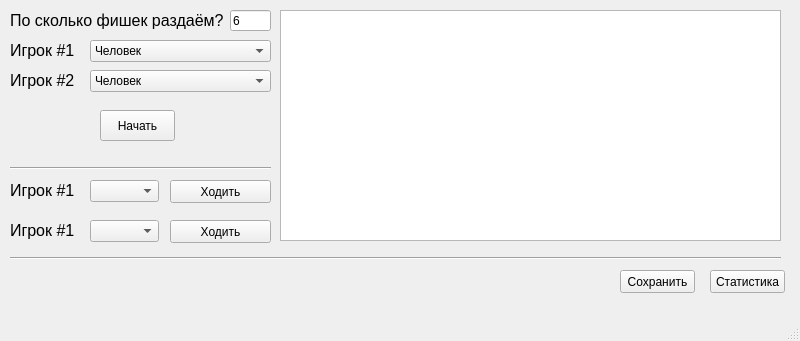
<?xml version="1.0" encoding="UTF-8"?>
<ui version="4.0">
 <class>MainWindow</class>
 <widget class="QMainWindow" name="MainWindow">
  <property name="geometry">
   <rect>
    <x>0</x>
    <y>0</y>
    <width>800</width>
    <height>341</height>
   </rect>
  </property>
  <property name="windowTitle">
   <string>MainWindow</string>
  </property>
  <widget class="QWidget" name="centralwidget">
   <widget class="QLineEdit" name="ui_check_count">
    <property name="geometry">
     <rect>
      <x>230</x>
      <y>10</y>
      <width>41</width>
      <height>21</height>
     </rect>
    </property>
    <property name="text">
     <string>6</string>
    </property>
   </widget>
   <widget class="QLabel" name="label">
    <property name="geometry">
     <rect>
      <x>10</x>
      <y>10</y>
      <width>221</width>
      <height>21</height>
     </rect>
    </property>
    <property name="font">
     <font>
      <pointsize>12</pointsize>
     </font>
    </property>
    <property name="text">
     <string>По сколько фишек раздаём?</string>
    </property>
   </widget>
   <widget class="QPushButton" name="ui_start">
    <property name="geometry">
     <rect>
      <x>100</x>
      <y>110</y>
      <width>75</width>
      <height>31</height>
     </rect>
    </property>
    <property name="text">
     <string>Начать</string>
    </property>
   </widget>
   <widget class="QPushButton" name="ui_showstat">
    <property name="geometry">
     <rect>
      <x>710</x>
      <y>270</y>
      <width>75</width>
      <height>23</height>
     </rect>
    </property>
    <property name="text">
     <string>Статистика</string>
    </property>
   </widget>
   <widget class="QPushButton" name="ui_savestat">
    <property name="geometry">
     <rect>
      <x>620</x>
      <y>270</y>
      <width>75</width>
      <height>23</height>
     </rect>
    </property>
    <property name="text">
     <string>Сохранить</string>
    </property>
   </widget>
   <widget class="QLabel" name="label_2">
    <property name="geometry">
     <rect>
      <x>10</x>
      <y>40</y>
      <width>81</width>
      <height>21</height>
     </rect>
    </property>
    <property name="font">
     <font>
      <pointsize>12</pointsize>
     </font>
    </property>
    <property name="text">
     <string>Игрок #1</string>
    </property>
   </widget>
   <widget class="QLabel" name="label_3">
    <property name="geometry">
     <rect>
      <x>10</x>
      <y>70</y>
      <width>81</width>
      <height>21</height>
     </rect>
    </property>
    <property name="font">
     <font>
      <pointsize>12</pointsize>
     </font>
    </property>
    <property name="text">
     <string>Игрок #2</string>
    </property>
   </widget>
   <widget class="QComboBox" name="ui_player1_type">
    <property name="geometry">
     <rect>
      <x>90</x>
      <y>40</y>
      <width>181</width>
      <height>22</height>
     </rect>
    </property>
    <item>
     <property name="text">
      <string>Человек</string>
     </property>
    </item>
    <item>
     <property name="text">
      <string>Компьютер (тактика)</string>
     </property>
    </item>
    <item>
     <property name="text">
      <string>Компьютер (рандом)</string>
     </property>
    </item>
   </widget>
   <widget class="QComboBox" name="ui_player2_type">
    <property name="geometry">
     <rect>
      <x>90</x>
      <y>70</y>
      <width>181</width>
      <height>22</height>
     </rect>
    </property>
    <item>
     <property name="text">
      <string>Человек</string>
     </property>
    </item>
    <item>
     <property name="text">
      <string>Компьютер (тактика)</string>
     </property>
    </item>
    <item>
     <property name="text">
      <string>Компьютер (рандом)</string>
     </property>
    </item>
   </widget>
   <widget class="Line" name="line">
    <property name="geometry">
     <rect>
      <x>10</x>
      <y>160</y>
      <width>261</width>
      <height>16</height>
     </rect>
    </property>
    <property name="orientation">
     <enum>Qt::Horizontal</enum>
    </property>
   </widget>
   <widget class="QLabel" name="label_5">
    <property name="geometry">
     <rect>
      <x>10</x>
      <y>180</y>
      <width>81</width>
      <height>21</height>
     </rect>
    </property>
    <property name="font">
     <font>
      <pointsize>12</pointsize>
     </font>
    </property>
    <property name="text">
     <string>Игрок #1</string>
    </property>
   </widget>
   <widget class="QComboBox" name="ui_player1_checks">
    <property name="geometry">
     <rect>
      <x>90</x>
      <y>180</y>
      <width>69</width>
      <height>22</height>
     </rect>
    </property>
   </widget>
   <widget class="QPushButton" name="ui_player1_move">
    <property name="geometry">
     <rect>
      <x>170</x>
      <y>180</y>
      <width>101</width>
      <height>23</height>
     </rect>
    </property>
    <property name="text">
     <string>Ходить</string>
    </property>
   </widget>
   <widget class="QPushButton" name="ui_player2_move">
    <property name="geometry">
     <rect>
      <x>170</x>
      <y>220</y>
      <width>101</width>
      <height>23</height>
     </rect>
    </property>
    <property name="text">
     <string>Ходить</string>
    </property>
   </widget>
   <widget class="QComboBox" name="ui_player2_checks">
    <property name="geometry">
     <rect>
      <x>90</x>
      <y>220</y>
      <width>69</width>
      <height>22</height>
     </rect>
    </property>
   </widget>
   <widget class="QLabel" name="label_6">
    <property name="geometry">
     <rect>
      <x>10</x>
      <y>220</y>
      <width>81</width>
      <height>21</height>
     </rect>
    </property>
    <property name="font">
     <font>
      <pointsize>12</pointsize>
     </font>
    </property>
    <property name="text">
     <string>Игрок #1</string>
    </property>
   </widget>
   <widget class="Line" name="line_2">
    <property name="geometry">
     <rect>
      <x>10</x>
      <y>250</y>
      <width>771</width>
      <height>16</height>
     </rect>
    </property>
    <property name="orientation">
     <enum>Qt::Horizontal</enum>
    </property>
   </widget>
   <widget class="QTextEdit" name="ui_log">
    <property name="geometry">
     <rect>
      <x>280</x>
      <y>10</y>
      <width>501</width>
      <height>231</height>
     </rect>
    </property>
    <property name="lineWrapColumnOrWidth">
     <number>2</number>
    </property>
    <property name="readOnly">
     <bool>true</bool>
    </property>
   </widget>
  </widget>
  <widget class="QMenuBar" name="menubar">
   <property name="geometry">
    <rect>
     <x>0</x>
     <y>0</y>
     <width>800</width>
     <height>21</height>
    </rect>
   </property>
  </widget>
  <widget class="QStatusBar" name="statusbar"/>
 </widget>
 <resources/>
 <connections/>
</ui>
